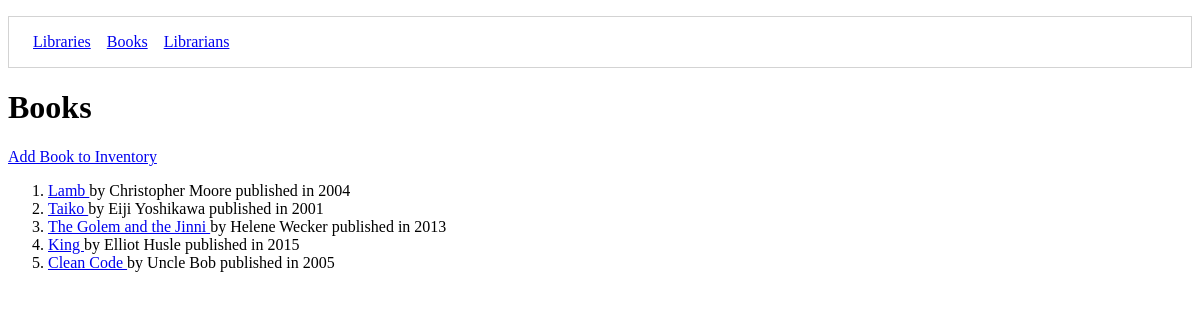
Page /books/ (signed in) on the earlier database version.
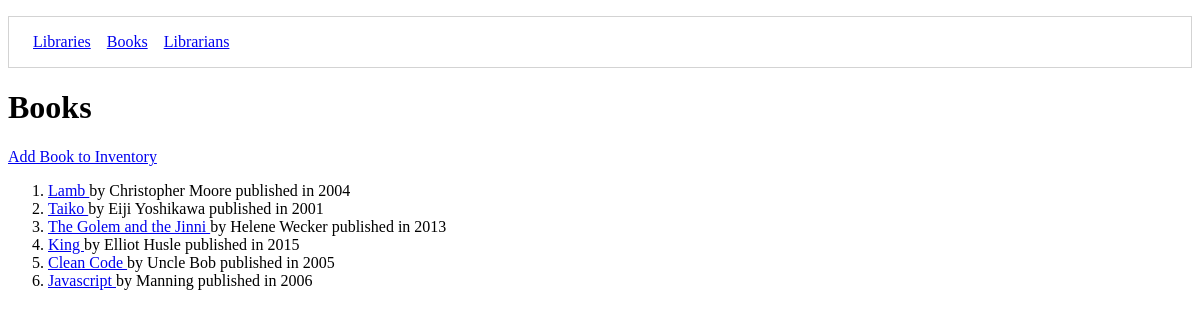
Same page on the later database version.
### libraryapp/models/book.py (models this page shows, shortened)
class Book(models.Model):
    title = models.CharField((""), max_length=50)
    isbn = models.CharField((""), max_length=50)
    author = models.CharField((""), max_length=50)
    year_published = models.IntegerField((""))
    location = models.ForeignKey(Library, on_delete=models.CASCADE)
    librarian = models.ForeignKey(Librarian, on_delete=models.CASCADE)
    class Meta:
        verbose_name = ("book")
        verbose_name_plural = ("books")

### libraryapp/views/books/list.py (the view, shortened to what this page needs)
# urls.py: path('books/', book_list, name='books'),
@login_required
def book_list(request):
    if request.method == 'GET':
        with sqlite3.connect(Connection.db_path) as conn:
            conn.row_factory = model_factory(Book)
            db_cursor = conn.cursor()
            db_cursor.execute("""
            select
                b.id,
                b.title,
                b.isbn,
                b.author,
                b.year_published,
                b.librarian_id,
                b.location_id
            from libraryapp_book b
            """)
            all_books = db_cursor.fetchall()
        template = 'books/list.html'
        context = {
            'all_books': all_books
        }
        return render(request, template, context)

### libraryapp/models/modelfactory.py (called while the page is built)
def model_factory(model_type):
    def create(cursor, row):
        instance = model_type()
        smart_row = sqlite3.Row(cursor, row)
        for col in smart_row.keys():
            setattr(instance, col, smart_row[col])
        return instance
    return create

### libraryapp/templates/books/list.html (shortened to what this page needs)
{% extends 'shared/base.html' %}
{% load static %}
    {% block content %}
    <h1>Books</h1>
    <a href="{% url 'libraryapp:book_form' %}">Add Book to Inventory</a>
    <ol>
    {% for book in all_books %}
      <li>
        <a href="{% url 'libraryapp:book' book.id %}"> {{ book.title }} </a>
          by {{book.author}} published in {{book.year_published}}
      </li>
  {% endfor %}
    </ol>
  {% endblock %}

Differences in the rows shown:
added Book: title "Javascript", author "Manning", year_published "2006"
